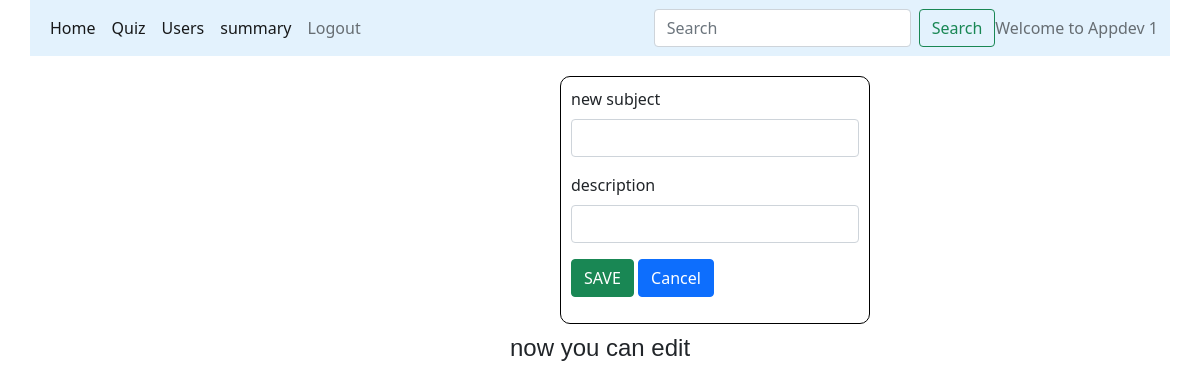
The app's page /subject/1/Appdev 1, older data.
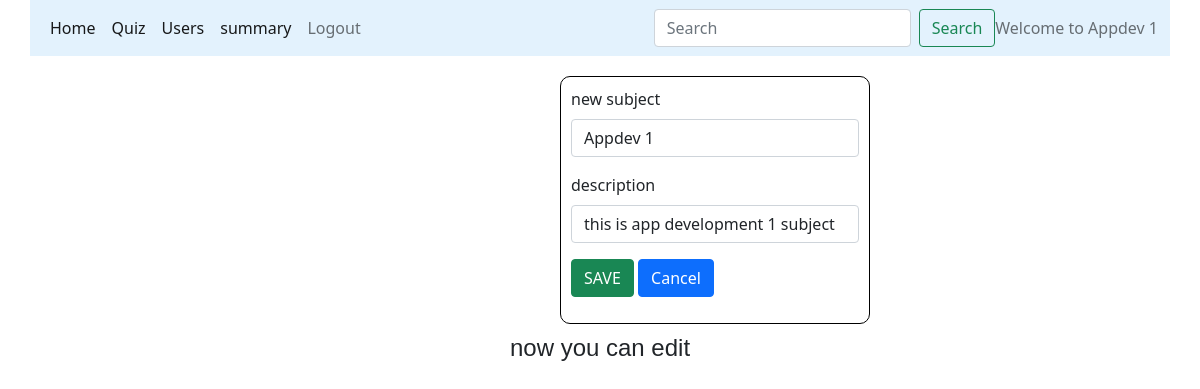
The same page, newer data.
### models/database.py (models this page shows)
class Subjects(db.Model):
    __tablename__="Subjects"
    id=db.Column(db.Integer, primary_key=True, autoincrement=True, unique=True)
    name=db.Column(db.String(100), nullable=False)
    description=db.Column(db.String(100), nullable=False)
    chapter=db.relationship("Chapters", backref='Subjects', cascade="all, delete-orphan")

### controllers/main.py (the view, shortened to what this page needs)
@app.route("/subject/<subject_id>/<name>" ,methods=["GET","POST"])
def edit_subject(subject_id,name):
    subject=Subjects.query.filter_by(id=subject_id).first()
    return render_template('subject_edit.html',msg="now you can edit",name=name, subject=subject)

### templates/subject_edit.html
{%extends "admin_layout.html"%}
{%block content%}
<div class="my_form">
<form action="#" method="POST">
      <div class="mb-3">
        <label for="newsubject" class="form-label">new subject</label>
        <input type="text" class="form-control" id="newsubject" name="new_subject" value="{{subject.name}}">
      </div>
      <div class="mb-3">
        <label for="description" class="form-label">description</label>
        <input type="text" class="form-control" id="desc" name="desc" value="{{subject.description}}" >
      </div>
      <div class="mb-3">
        <button type="submit" class="btn btn-success">SAVE</button>
        <a class="btn btn-primary" href="/admin_dashboard/{{name}}" role="button">Cancel</a>
      </div>
    </form>
</div>
{%endblock%}

### templates/admin_layout.html (shortened to what this page needs)
<!DOCTYPE html>
<html>
<head>
    <link rel="stylesheet" href="\static\main.css">
    <link href="https://cdn.jsdelivr.net/npm/bootstrap@5.0.2/dist/css/bootstrap.min.css" rel="stylesheet">
</head>
<body>
  <div style="width: 95%; margin-left: 30px;">
    <nav class="navbar navbar-expand-lg navbar-light" style="background-color: #e3f2fd;">
      <div class="container-fluid">
        <div class="collapse navbar-collapse" id="navbarText">
          <ul class="navbar-nav me-auto mb-2 mb-lg-0">
            <li class="nav-item">
              <a class="nav-link active" aria-current="page" href="/admin_dashboard/{{name}}">Home</a>
            </li>
            <li class="nav-item">
              <a class="nav-link active" aria-current="page" href="/quiz_management/{{name}}">Quiz</a>
            </li>
            <li class="nav-item">
              <a class="nav-link active" aria-current="page" href="/users/{{name}}">Users</a>
            </li>
            <li class="nav-item">
              <a class="nav-link active" aria-current="page" href="/admin_summary/{{name}}">summary</a>
            </li>
            <li class="nav-item">
              <a class="nav-link" href="/login">Logout</a>
            </li>
          </ul>
          <form class="d-flex" method="POST" action="/search/{{name}}">
            <input class="form-control me-2" type="search" placeholder="Search" aria-label="Search" name="admin_search" id="admin_search">
            <button class="btn btn-outline-success" type="submit">Search</button>
          </form>
          <span class="navbar-text">
            Welcome to {{name}}
          </span>
        </div>
      </div>
    </nav>
    {%block content%}{%endblock%}
    <div class="center">
      <h4>{{msg}}</h4>
    </div>
  </div>
</body>
</html>

Row changes from the older to the newer data that the page shows:
added Subjects: name "Appdev 1", new_subject "Appdev 1", desc "this is app development 1 subject"
Text that changed along with them:
{{ name }}: "Appdev 1" → (not shown)
